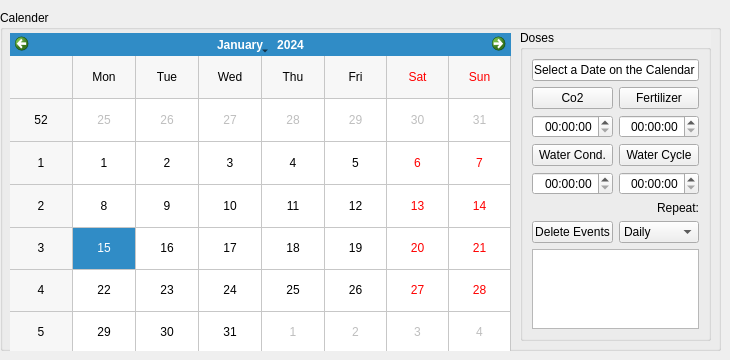
    <widget class="QWidget" name="Schedule_tab">
     <attribute name="title">
      <string>Schedule</string>
     </attribute>
     <widget class="QGroupBox" name="groupBox_7">
      <property name="geometry">
       <rect>
        <x>0</x>
        <y>10</y>
        <width>721</width>
        <height>341</height>
       </rect>
      </property>
      <property name="title">
       <string>Calender</string>
      </property>
      <widget class="QCalendarWidget" name="calendarWidget">
       <property name="geometry">
        <rect>
         <x>10</x>
         <y>23</y>
         <width>501</width>
         <height>321</height>
        </rect>
       </property>
       <property name="gridVisible">
        <bool>true</bool>
       </property>
      </widget>
      <widget class="QGroupBox" name="groupBox_8">
       <property name="geometry">
        <rect>
         <x>520</x>
         <y>20</y>
         <width>191</width>
         <height>311</height>
        </rect>
       </property>
       <property name="autoFillBackground">
        <bool>true</bool>
       </property>
       <property name="title">
        <string>Doses</string>
       </property>
       <layout class="QGridLayout" name="gridLayout_2">
        <item row="2" column="0">
         <widget class="QTimeEdit" name="co2_timeEdit">
          <property name="alignment">
           <set>Qt::AlignRight|Qt::AlignTrailing|Qt::AlignVCenter</set>
          </property>
         </widget>
        </item>
        <item row="3" column="0">
         <widget class="QPushButton" name="conditioner__sch_pushButton">
          <property name="text">
           <string>Water Cond.</string>
          </property>
         </widget>
        </item>
        <item row="4" column="0">
         <widget class="QTimeEdit" name="conditioner_timeEdit">
          <property name="alignment">
           <set>Qt::AlignRight|Qt::AlignTrailing|Qt::AlignVCenter</set>
          </property>
         </widget>
        </item>
        <item row="6" column="1">
         <widget class="QComboBox" name="repeat_comboBox">
          <item>
           <property name="text">
            <string>Daily</string>
           </property>
          </item>
          <item>
           <property name="text">
            <string>Weekly</string>
           </property>
          </item>
          <item>
           <property name="text">
            <string>Fortnightly</string>
           </property>
          </item>
          <item>
           <property name="text">
            <string>Monthly</string>
           </property>
          </item>
          <item>
           <property name="text">
            <string/>
           </property>
          </item>
         </widget>
        </item>
        <item row="1" column="1">
         <widget class="QPushButton" name="fertz_sch_pushButton">
          <property name="text">
           <string>Fertilizer</string>
          </property>
         </widget>
        </item>
        <item row="1" column="0">
         <widget class="QPushButton" name="co2_sch_pushButton">
          <property name="text">
           <string>Co2</string>
          </property>
         </widget>
        </item>
        <item row="7" column="0" colspan="2">
         <widget class="QGraphicsView" name="graphicsView"/>
        </item>
        <item row="4" column="1">
         <widget class="QTimeEdit" name="water_cycle_timeEdit">
          <property name="alignment">
           <set>Qt::AlignRight|Qt::AlignTrailing|Qt::AlignVCenter</set>
          </property>
         </widget>
        </item>
        <item row="2" column="1">
         <widget class="QTimeEdit" name="fertz_timeEdit">
          <property name="alignment">
           <set>Qt::AlignRight|Qt::AlignTrailing|Qt::AlignVCenter</set>
          </property>
         </widget>
        </item>
        <item row="0" column="0" colspan="2">
         <widget class="QLineEdit" name="date_display_LineEdit">
          <property name="contextMenuPolicy">
           <enum>Qt::DefaultContextMenu</enum>
          </property>
          <property name="text">
           <string>Select a Date on the Calendar</string>
          </property>
          <property name="frame">
           <bool>true</bool>
          </property>
          <property name="alignment">
           <set>Qt::AlignCenter</set>
          </property>
         </widget>
        </item>
        <item row="3" column="1">
         <widget class="QPushButton" name="water_cycle_sch_pushButton">
          <property name="text">
           <string>Water Cycle</string>
          </property>
         </widget>
        </item>
        <item row="5" column="1">
         <widget class="QLabel" name="label">
          <property name="text">
           <string>Repeat:</string>
          </property>
          <property name="alignment">
           <set>Qt::AlignRight|Qt::AlignTrailing|Qt::AlignVCenter</set>
          </property>
         </widget>
        </item>
        <item row="6" column="0">
         <widget class="QPushButton" name="del_events_pushButton">
          <property name="text">
           <string>Delete Events</string>
          </property>
         </widget>
        </item>
       </layout>
      </widget>
     </widget>
    </widget>
